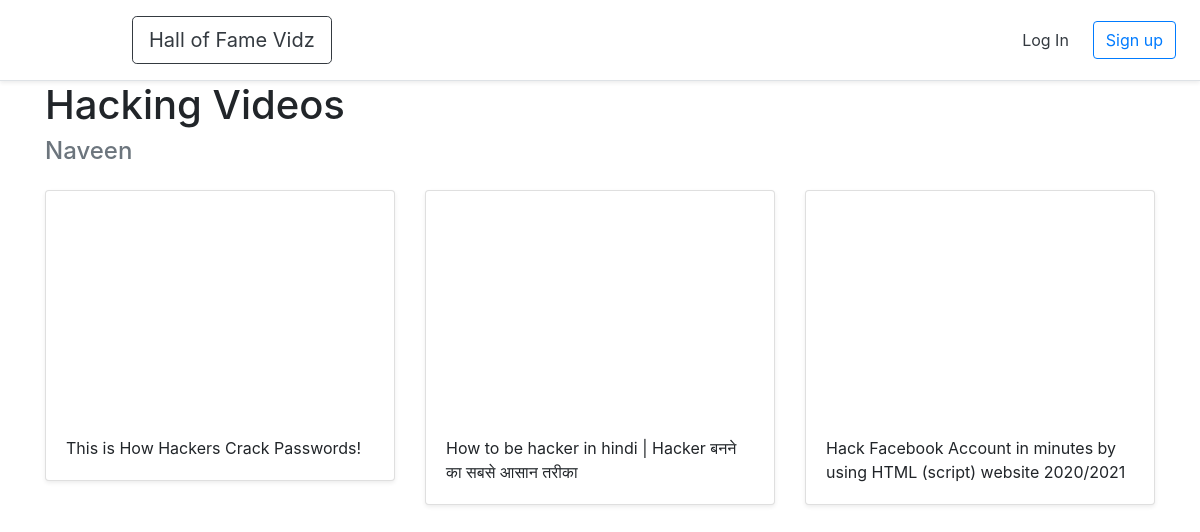
/halloffame/6, run on the app's committed database.
### halls/models.py (models this page shows)
class Hall(models.Model):
	title = models.CharField(max_length=255)
	user = models.ForeignKey(User,on_delete=models.CASCADE)

class Video(models.Model):
	title = models.CharField(max_length=255)
	url = models.URLField()
	youtube_id = models.CharField(max_length=255)
	hall = models.ForeignKey(Hall,on_delete=models.CASCADE)

### halls/views.py (the view)
# urls.py: path('halloffame/<int:pk>',views.Detail_hall.as_view(),name='detail_hall'),
class Detail_hall(generic.DetailView):
	model = Hall
	template_name = 'halls/detail_hall.html'

### halls/templates/halls/detail_hall.html (shortened to what this page needs)
{% extends 'halls/base.html' %}
{% block content %}
<div class='container'>
<h1>{{ hall.title }}</h1>
<h4 class='text-muted'>{{ hall.user.username }}</h4>
 <div class="row">
 	 {% for video in hall.video_set.all %}
 	 <div class="col-md-4 mt-3">
      <div class="card mb-4 shadow-sm">
      <iframe width="100%" height="225" src="https://www.youtube.com/embed/{{ video.youtube_id }}" frameborder="0" allow="accelerometer; autoplay; encrypted-media; gyroscope; picture-in-picture" allowfullscreen></iframe>
    <div class="card-body">
    	<p class="card-text">{{ video.title }}</p>
    </div>
  </div>
</div>
 	 {% endfor %}
</div>
</div>
{% endblock %}

### data on the page
Hall: title "Hacking Videos", user.username "Naveen"
Video: title "This is How Hackers Crack Passwords!"
Video: title "How to be hacker in hindi | Hacker बनने का सबसे आसान तरीका"
Video: title "Hack Facebook Account in minutes by using HTML (script) website 2020/2021"
